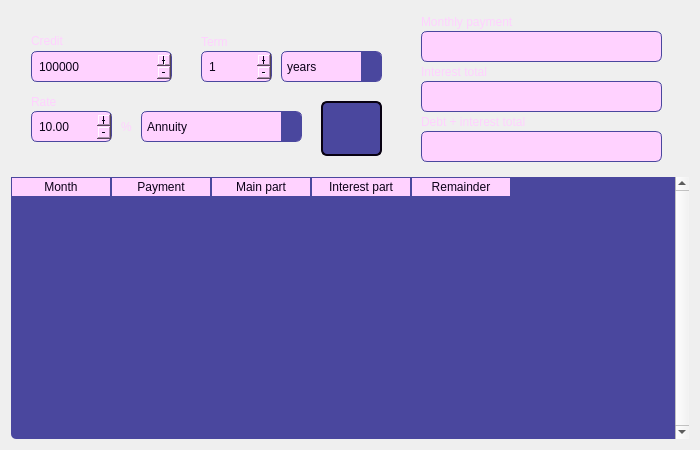
<?xml version="1.0" encoding="UTF-8"?>
<ui version="4.0">
 <class>CreditCalculator</class>
 <widget class="QWidget" name="CreditCalculator">
  <property name="geometry">
   <rect>
    <x>0</x>
    <y>0</y>
    <width>700</width>
    <height>450</height>
   </rect>
  </property>
  <property name="windowTitle">
   <string>Form</string>
  </property>
  <property name="styleSheet">
   <string notr="true">QWidget {
background: none;
}</string>
  </property>
  <layout class="QGridLayout" name="gridLayout">
   <item row="0" column="0">
    <widget class="QWidget" name="widgetMain" native="true">
     <property name="minimumSize">
      <size>
       <width>0</width>
       <height>160</height>
      </size>
     </property>
     <property name="styleSheet">
      <string notr="true">QComboBox {
color: rgb(255, 210, 255);
border: 1px solid;
font: 13pt &quot;Anta&quot;;
border-radius: 6px;
border-color: rgb(255, 210, 255);
padding: 0 5px;
background-color: rgb(11, 1, 24);
selection-background-color: rgb(248, 160, 165);
selection-color: black;
background-color: rgb(33, 32, 70);

color: rgb(11, 1, 24);
background-color: rgb(255, 210, 255);
border-color: rgb(74, 71, 158);
}


QComboBox::drop-down:button {
color: rgb(255, 210, 255);
border-top-right-radius: 4px;
border-bottom-right-radius: 4px;
border-style: solid;
border-width: 0px;
border-color: rgb(255, 210, 255);
background-color: rgb(74, 71, 158);
padding: 0px;
width: 20px;
}

QComboBox::down-arrow {
image: url(:/icons/keyboard_arrow_down_yellow.svg);
}

QComboBox::drop-down:hover {
background-color: rgb(169, 167, 215);
border-color: rgb(169, 167, 215);
}

QComboBox::drop-down:pressed {
background-color: rgb(25, 24, 53);
border-color: rgb(25, 24, 53);
}

QComboBox QAbstractItemView {
color: rgb(255, 210, 255);
border: 0px solid;
border-radius: 4px;
border-color: rgba(130, 127, 255, 133);
background-color: rgb(2, 1, 18);
}

QComboBox:item {
color: rgb(255, 210, 255);
}

QComboBox:item:selected {
background-color: rgb(74, 71, 158);
color: rgb(255, 210, 255);
/*background-color: rgb(255, 105, 103);*/
}


QPushButton {
font: 13pt &quot;Anta&quot;;
color: rgb(255, 210, 255);
border-radius: 6px;
border-style: solid;
border-width: 2px;
border-color: rgb(8, 1, 18);
background-color: rgb(74, 71, 158);
}

QPushButton:hover {
background-color: rgb(169, 167, 215);
}

QPushButton:pressed {
background-color: rgb(25, 24, 53);
}

QLineEdit {
color: rgb(255, 210, 255);
border: 1px solid;
font: 13pt &quot;Anta&quot;;
border-radius: 6px;
border-color: rgb(255, 210, 255);
padding: 0 8px;
background-color: rgb(33, 32, 70);/*rgb(11, 1, 24);*/
selection-background-color: rgb(248, 160, 165);
selection-color: black;

color: rgb(11, 1, 24);
background-color: rgb(255, 210, 255);
border-color: rgb(74, 71, 158);
}

QDoubleSpinBox {
color: rgb(255, 210, 255);
border: 1px solid;
font: 13pt &quot;Anta&quot;;
padding: 0 5px;
border-radius: 6px;
border-color: rgb(255, 210, 255);
background-color: rgb(11, 1, 24);
selection-background-color: rgb(248, 160, 165);
selection-color: black;
background-color: rgb(33, 32, 70);

color: rgb(11, 1, 24);
background-color: rgb(255, 210, 255);
border-color: rgb(74, 71, 158);
}


QDoubleSpinBox::up-button {
subcontrol-origin: border;
subcontrol-position: top right; 
border-top-right-radius: 3px;
border-style: solid;
border-width: 0px;
border-color: rgb(74, 71, 158);
background-color:  rgb(74, 71, 158);
image: url(:/icons/add_yellow.svg);
padding: 0px;
margin: 0px;
width: 16px;
height: 15.5px;
 }


QDoubleSpinBox::down-button {
subcontrol-origin: border;
subcontrol-position: bottom right;
border-bottom-right-radius: 3px;
border-style: solid;
border-width: 0px;
border-color: rgb(74, 71, 158);
background-color:  rgb(74, 71, 158);
image: url(:/icons/remove_yellow.svg);
padding: 0px;
margin: 0px;
width: 16px;
height: 15.5px;
 }

QDoubleSpinBox::down-button:hover {
background-color: rgb(169, 167, 215);
}

QDoubleSpinBox::down-button:pressed {
background-color: rgb(25, 24, 53);
}

QDoubleSpinBox::up-button:hover {
background-color: rgb(169, 167, 215);
}

QDoubleSpinBox::up-button:pressed {
background-color: rgb(25, 24, 53);
}

QLabel {
font: 16pt &quot;Anta&quot;;
color: rgb(255, 210, 255);
}

QRadioButton {
font: 13pt &quot;Anta&quot;;
color: rgb(255, 210, 255);
}

QRadioButton::indicator {
width: 10px;
height: 10px;
border-radius: 7px;
}

QRadioButton::indicator:checked {
    background-color:  rgb(243, 89, 97);
    border: 2px solid rgb(255, 210, 255);
}

QRadioButton::indicator:unchecked {
    background-color: rgb(8, 1, 18);
    border: 2px solid rgb(255, 210, 255);
}

QSpinBox {
color: rgb(255, 210, 255);
border: 1px solid;
font: 13pt &quot;Anta&quot;;
padding: 0 5px;
border-radius: 6px;
border-color: rgb(255, 210, 255);
background-color: rgb(11, 1, 24);
selection-background-color: rgb(248, 160, 165);
selection-color: black;
background-color: rgb(33, 32, 70);

color: rgb(11, 1, 24);
background-color: rgb(255, 210, 255);
border-color: rgb(74, 71, 158);
}


QSpinBox::up-button {
subcontrol-origin: border;
subcontrol-position: top right; 
border-top-right-radius: 3px;
border-style: solid;
border-width: 0px;
border-color: rgb(74, 71, 158);
background-color:  rgb(74, 71, 158);
image: url(:/icons/add_yellow.svg);
padding: 0px;
margin: 0px;
width: 16px;
height: 15.5px;
 }


QSpinBox::down-button {
subcontrol-origin: border;
subcontrol-position: bottom right;
border-bottom-right-radius: 3px;
border-style: solid;
border-width: 0px;
border-color: rgb(74, 71, 158);
background-color:  rgb(74, 71, 158);
image: url(:/icons/remove_yellow.svg);
padding: 0px;
margin: 0px;
width: 16px;
height: 15.5px;
 }

QSpinBox::down-button:hover {
background-color: rgb(169, 167, 215);
}

QSpinBox::down-button:pressed {
background-color: rgb(25, 24, 53);
}

QSpinBox::up-button:hover {
background-color: rgb(169, 167, 215);
}

QSpinBox::up-button:pressed {
background-color: rgb(25, 24, 53);
}

QLabel {
color: rgb(255, 210, 255);
font: 14pt &quot;Kode Mono&quot;;
}
</string>
     </property>
     <widget class="QSpinBox" name="spinBoxTime">
      <property name="geometry">
       <rect>
        <x>190</x>
        <y>40</y>
        <width>71</width>
        <height>31</height>
       </rect>
      </property>
      <property name="buttonSymbols">
       <enum>QAbstractSpinBox::PlusMinus</enum>
      </property>
      <property name="minimum">
       <number>1</number>
      </property>
      <property name="maximum">
       <number>50</number>
      </property>
     </widget>
     <widget class="QComboBox" name="comboBoxTimeType">
      <property name="geometry">
       <rect>
        <x>270</x>
        <y>40</y>
        <width>101</width>
        <height>31</height>
       </rect>
      </property>
      <property name="currentText">
       <string>years</string>
      </property>
      <item>
       <property name="text">
        <string>years</string>
       </property>
      </item>
      <item>
       <property name="text">
        <string>months</string>
       </property>
      </item>
     </widget>
     <widget class="QPushButton" name="pushButtonFillCredit">
      <property name="geometry">
       <rect>
        <x>310</x>
        <y>90</y>
        <width>61</width>
        <height>55</height>
       </rect>
      </property>
      <property name="styleSheet">
       <string notr="true">/*QPushButton {
background-color: rgb(0, 179, 116);
}

QPushButton:hover {
background-color: rgb(0, 230, 149);
}

QPushButton:pressed {
background-color: rgb(0, 51, 33);
}*/</string>
      </property>
      <property name="text">
       <string/>
      </property>
      <property name="icon">
       <iconset resource="../misc/resource.qrc">
        <normaloff>:/icons/output_yellow.svg</normaloff>:/icons/output_yellow.svg</iconset>
      </property>
      <property name="iconSize">
       <size>
        <width>32</width>
        <height>32</height>
       </size>
      </property>
     </widget>
     <widget class="QComboBox" name="comboBoxCreditType">
      <property name="geometry">
       <rect>
        <x>130</x>
        <y>100</y>
        <width>161</width>
        <height>31</height>
       </rect>
      </property>
      <property name="currentText">
       <string>Annuity</string>
      </property>
      <item>
       <property name="text">
        <string>Annuity</string>
       </property>
      </item>
      <item>
       <property name="text">
        <string>Differentiated</string>
       </property>
      </item>
     </widget>
     <widget class="QSpinBox" name="spinBoxCredit">
      <property name="geometry">
       <rect>
        <x>20</x>
        <y>40</y>
        <width>141</width>
        <height>31</height>
       </rect>
      </property>
      <property name="buttonSymbols">
       <enum>QAbstractSpinBox::PlusMinus</enum>
      </property>
      <property name="minimum">
       <number>1</number>
      </property>
      <property name="maximum">
       <number>1000000000</number>
      </property>
      <property name="stepType">
       <enum>QAbstractSpinBox::AdaptiveDecimalStepType</enum>
      </property>
      <property name="value">
       <number>100000</number>
      </property>
     </widget>
     <widget class="QDoubleSpinBox" name="doubleSpinBoxRate">
      <property name="geometry">
       <rect>
        <x>20</x>
        <y>100</y>
        <width>81</width>
        <height>31</height>
       </rect>
      </property>
      <property name="buttonSymbols">
       <enum>QAbstractSpinBox::PlusMinus</enum>
      </property>
      <property name="minimum">
       <double>0.010000000000000</double>
      </property>
      <property name="maximum">
       <double>1000.000000000000000</double>
      </property>
      <property name="stepType">
       <enum>QAbstractSpinBox::AdaptiveDecimalStepType</enum>
      </property>
      <property name="value">
       <double>10.000000000000000</double>
      </property>
     </widget>
     <widget class="QLineEdit" name="lineEditPayment">
      <property name="geometry">
       <rect>
        <x>410</x>
        <y>20</y>
        <width>241</width>
        <height>31</height>
       </rect>
      </property>
      <property name="readOnly">
       <bool>true</bool>
      </property>
     </widget>
     <widget class="QLineEdit" name="lineEditInterest">
      <property name="geometry">
       <rect>
        <x>410</x>
        <y>70</y>
        <width>241</width>
        <height>31</height>
       </rect>
      </property>
      <property name="readOnly">
       <bool>true</bool>
      </property>
     </widget>
     <widget class="QLineEdit" name="lineEditTotal">
      <property name="geometry">
       <rect>
        <x>410</x>
        <y>120</y>
        <width>241</width>
        <height>31</height>
       </rect>
      </property>
      <property name="readOnly">
       <bool>true</bool>
      </property>
     </widget>
     <widget class="QLabel" name="labelPayment">
      <property name="geometry">
       <rect>
        <x>410</x>
        <y>0</y>
        <width>251</width>
        <height>21</height>
       </rect>
      </property>
      <property name="text">
       <string>Monthly payment</string>
      </property>
     </widget>
     <widget class="QLabel" name="labelInterest">
      <property name="geometry">
       <rect>
        <x>410</x>
        <y>50</y>
        <width>251</width>
        <height>21</height>
       </rect>
      </property>
      <property name="text">
       <string>Interest total</string>
      </property>
     </widget>
     <widget class="QLabel" name="labelTotal">
      <property name="geometry">
       <rect>
        <x>410</x>
        <y>100</y>
        <width>251</width>
        <height>21</height>
       </rect>
      </property>
      <property name="text">
       <string>Debt + interest total</string>
      </property>
     </widget>
     <widget class="QLabel" name="labelCredit">
      <property name="geometry">
       <rect>
        <x>20</x>
        <y>20</y>
        <width>121</width>
        <height>20</height>
       </rect>
      </property>
      <property name="text">
       <string>Credit</string>
      </property>
     </widget>
     <widget class="QLabel" name="labelRate">
      <property name="geometry">
       <rect>
        <x>20</x>
        <y>80</y>
        <width>121</width>
        <height>21</height>
       </rect>
      </property>
      <property name="text">
       <string>Rate</string>
      </property>
     </widget>
     <widget class="QLabel" name="labelTerm">
      <property name="geometry">
       <rect>
        <x>190</x>
        <y>20</y>
        <width>58</width>
        <height>21</height>
       </rect>
      </property>
      <property name="text">
       <string>Term</string>
      </property>
     </widget>
     <widget class="QLabel" name="labelRatePercent">
      <property name="geometry">
       <rect>
        <x>110</x>
        <y>100</y>
        <width>31</width>
        <height>31</height>
       </rect>
      </property>
      <property name="styleSheet">
       <string notr="true">font: 18px &quot;Kode Mono&quot;;</string>
      </property>
      <property name="text">
       <string>%</string>
      </property>
     </widget>
    </widget>
   </item>
   <item row="1" column="0">
    <widget class="QTableWidget" name="tableWidgetCredit">
     <property name="styleSheet">
      <string notr="true">QTableWidget {
    /*background-color: rgb(2, 1, 18);*/
background-color: rgb(74, 71, 158);
border: 0px inset;
border-color: rgb(2, 1, 18);
    border-radius: 5px;
    font: 12pt &quot;Anta&quot;;
}

QHeaderView {
    background-color: rgb(74, 71, 158);
    padding: 0px;
    border-top-right-radius: 0px;
    border-top-left-radius: 5px;
    border-bottom-right-radius: 0px;
    border-bottom-left-radius: 5px;
    border: 0px solid rgb(74, 71, 158);
    font: 13pt &quot;Anta&quot;;
}

QHeaderView::section {
    background-color: rgb(255, 210, 255);
    border: 1px solid rgb(74, 71, 158);
    color: rgb(11, 1, 24);
}

QHeaderView::section:first {
}

QHeaderView::section:last {

}

QHeaderView::section:pressed {
	background-color: rgb(246, 136, 142);
}

/*QHeaderView::section:checked {
	background-color: rgb(246, 136, 142);
}*/

QTableWidget QTableCornerButton::section {
   background-color: rgb(255, 210, 255);
    border: 1px solid rgb(74, 71, 158);
    color: rgb(74, 71, 158);
    border-top-left-radius: 5px;
}

QTableView::item {
background-color: rgb(74, 71, 158);
    border: 0px solid rgb(74, 71, 158);
    color: rgb(255, 210, 255);
/*
selection-color: rgb(2, 1, 18);
selection-background-color: rgb(243, 89, 97);
*/
}


QTableView::item:selected {
background-color: rgb(246, 136, 142);
    border: 0px solid rgb(74, 71, 158);
color: rgb(2, 1, 18);
}

QScrollBar:vertical {
background-color: rgb(2, 1, 18);
border: 1px solid rgb(74, 71, 158);
color:  rgb(255, 210, 255);
border-width: 0px;border-style: solid;
margin: 25px 0 25px 0;
width: 22px;
}

QScrollBar::handle:vertical {
background-color: rgb(74, 71, 158);
border: 1px solid rgb(74, 71, 158);
image: url(:/icons/menu_yellow.svg);
/*
border-top: 1px solid rgb(2, 1, 18);
border-bottom: 1px solid rgb(2, 1, 18);
border: 1px solid rgb(2, 1, 18);
*/
}

QScrollBar::handle:vertical:hover {
background-color: rgb(169, 167, 215);
border-color: rgb(169, 167, 215);
}

QScrollBar::handle:vertical:pressed {
background-color: rgb(25, 24, 53);
border-color: rgb(25, 24, 53);
}

QScrollBar::add-line:vertical {
border: 1px solid rgb(74, 71, 158);
background-color: rgb(74, 71, 158);
border-bottom-right-radius: 7px;
subcontrol-position: bottom;
subcontrol-origin: margin;
image: url(:/icons/keyboard_arrow_down_yellow.svg);
}

QScrollBar::sub-line:vertical {
border: 1px solid rgb(74, 71, 158);
background-color: rgb(74, 71, 158);
border-top-right-radius: 7px;
subcontrol-position: top;
subcontrol-origin: margin;
image: url(:/icons/keyboard_arrow_up_yellow.svg);
}

QScrollBar::add-line:vertical:hover {
border-color: rgb(169, 167, 215);
background-color: rgb(169, 167, 215);
}

QScrollBar::sub-line:vertical:hover {
border-color: rgb(169, 167, 215);
background-color: rgb(169, 167, 215);
}

QScrollBar::add-line:vertical:pressed {
border-color: rgb(25, 24, 53);
background-color: rgb(25, 24, 53);
}

QScrollBar::sub-line:vertical:pressed {
border-color: rgb(25, 24, 53);
background-color: rgb(25, 24, 53);
}</string>
     </property>
     <property name="frameShape">
      <enum>QFrame::StyledPanel</enum>
     </property>
     <property name="lineWidth">
      <number>1</number>
     </property>
     <property name="verticalScrollBarPolicy">
      <enum>Qt::ScrollBarAlwaysOn</enum>
     </property>
     <property name="horizontalScrollBarPolicy">
      <enum>Qt::ScrollBarAlwaysOff</enum>
     </property>
     <property name="sizeAdjustPolicy">
      <enum>QAbstractScrollArea::AdjustToContents</enum>
     </property>
     <property name="editTriggers">
      <set>QAbstractItemView::NoEditTriggers</set>
     </property>
     <property name="selectionMode">
      <enum>QAbstractItemView::ExtendedSelection</enum>
     </property>
     <property name="textElideMode">
      <enum>Qt::ElideLeft</enum>
     </property>
     <property name="gridStyle">
      <enum>Qt::DotLine</enum>
     </property>
     <attribute name="horizontalHeaderStretchLastSection">
      <bool>false</bool>
     </attribute>
     <attribute name="verticalHeaderCascadingSectionResizes">
      <bool>false</bool>
     </attribute>
     <column>
      <property name="text">
       <string>Month</string>
      </property>
     </column>
     <column>
      <property name="text">
       <string>Payment</string>
      </property>
     </column>
     <column>
      <property name="text">
       <string>Main part</string>
      </property>
     </column>
     <column>
      <property name="text">
       <string>Interest part</string>
      </property>
     </column>
     <column>
      <property name="text">
       <string>Remainder</string>
      </property>
     </column>
    </widget>
   </item>
  </layout>
 </widget>
 <resources>
  <include location="../misc/resource.qrc"/>
 </resources>
 <connections/>
</ui>
